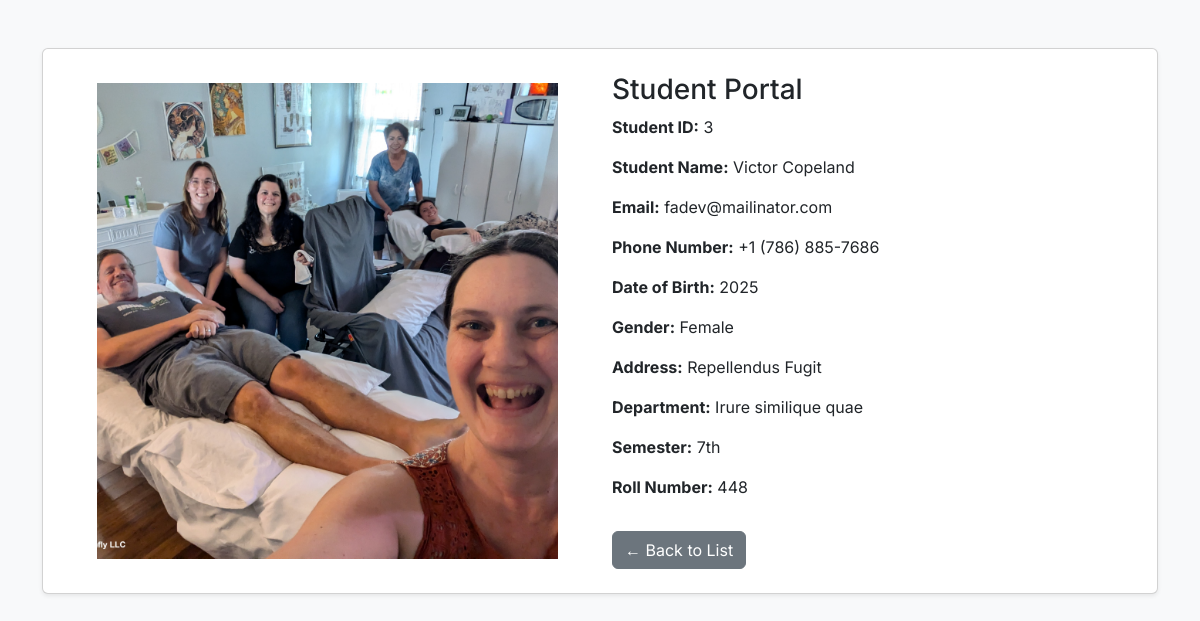
Screenshot of /view.php?id=3 with the database file from the repository.
### tables this page shows
CREATE TABLE `student_portal` (
  `id` int(11) NOT NULL,
  `student_name` varchar(255) NOT NULL,
  `email` varchar(100) NOT NULL,
  `phone` text NOT NULL,
  `date_of_birth` int(11) NOT NULL,
  `gender` varchar(20) NOT NULL,
  `address` varchar(100) NOT NULL,
  `department` varchar(20) NOT NULL,
  `semester` varchar(20) NOT NULL,
  `roll` int(11) NOT NULL,
  `student_image` varchar(255) NOT NULL
);

CREATE TABLE `gender` (
  `id` int(11) NOT NULL,
  `gender` varchar(55) NOT NULL
);

CREATE TABLE `semester` (
  `id` int(11) NOT NULL,
  `name` varchar(255) NOT NULL
);

### view.php (the view)
<!DOCTYPE html>
<html lang="en">
<head>
<?php
require_once './includes/head.php';
require_once 'bd-connection.php';
?>
</head>
<?php
$id = $_GET['id'];
$sql = "SELECT student_portal.*,
               semester.name AS semester_name,
               gender.gender AS gender_name
        FROM student_portal
        JOIN semester ON student_portal.semester = semester.id
        JOIN gender ON student_portal.gender = gender.id
        WHERE student_portal.id = $id";
$data = $connect->query($sql);
$get_data = mysqli_fetch_all($data, MYSQLI_ASSOC);
$student = $get_data[0];
?>
<body class="bg-light">
  <div class="container py-5">
    <div class="card p-4 shadow-sm">
      <div class="row">
        <div class="col-md-6">
          <img src="<?php echo $student['student_image']; ?>" alt="img" class="img-fluid">
        </div>
        <div class="col-md-6">
          <h3>Student Portal</h3>
          <p><strong>Student ID:</strong> <?php echo $student['id']; ?></p>
          <p><strong>Student Name:</strong> <?php echo $student['student_name']; ?></p>
          <p><strong>Email:</strong> <?php echo $student['email']; ?></p>
          <p><strong>Phone Number:</strong> <?php echo $student['phone']; ?></p>
          <p><strong>Date of Birth:</strong> <?php echo $student['date_of_birth']; ?></p>
          <p><strong>Gender:</strong> <?php echo $student['gender_name']; ?></p>
          <p><strong>Address:</strong> <?php echo $student['address']; ?></p>
          <p><strong>Department:</strong> <?php echo $student['department']; ?></p>
          <p><strong>Semester:</strong> <?php echo $student['semester_name']; ?></p>
          <p><strong>Roll Number:</strong> <?php echo $student['roll']; ?></p>
          <a href="index.php" class="btn btn-secondary mt-3">← Back to List</a>
        </div>
      </div>
    </div>
  </div>
</body>
</html>

### style.css (style rules this page uses)
* { margin: 0; padding: 0; box-sizing: border-box; }
body { font-family: 'Inter', sans-serif; }
.col-md-6 img { width: 100%; height: 100%; object-fit: cover; border-radius: 10px; padding: 10px 30px; }

### rows the page displays
student_portal: student_image (picture), id "3", student_name "Victor Copeland", email "fadev@mailinator.com", phone "+1 (786) 885-7686", date_of_birth "2025", gender.gender "Female", address "Repellendus Fugit", department "Irure similique quae", semester.name "7th", roll "448"
